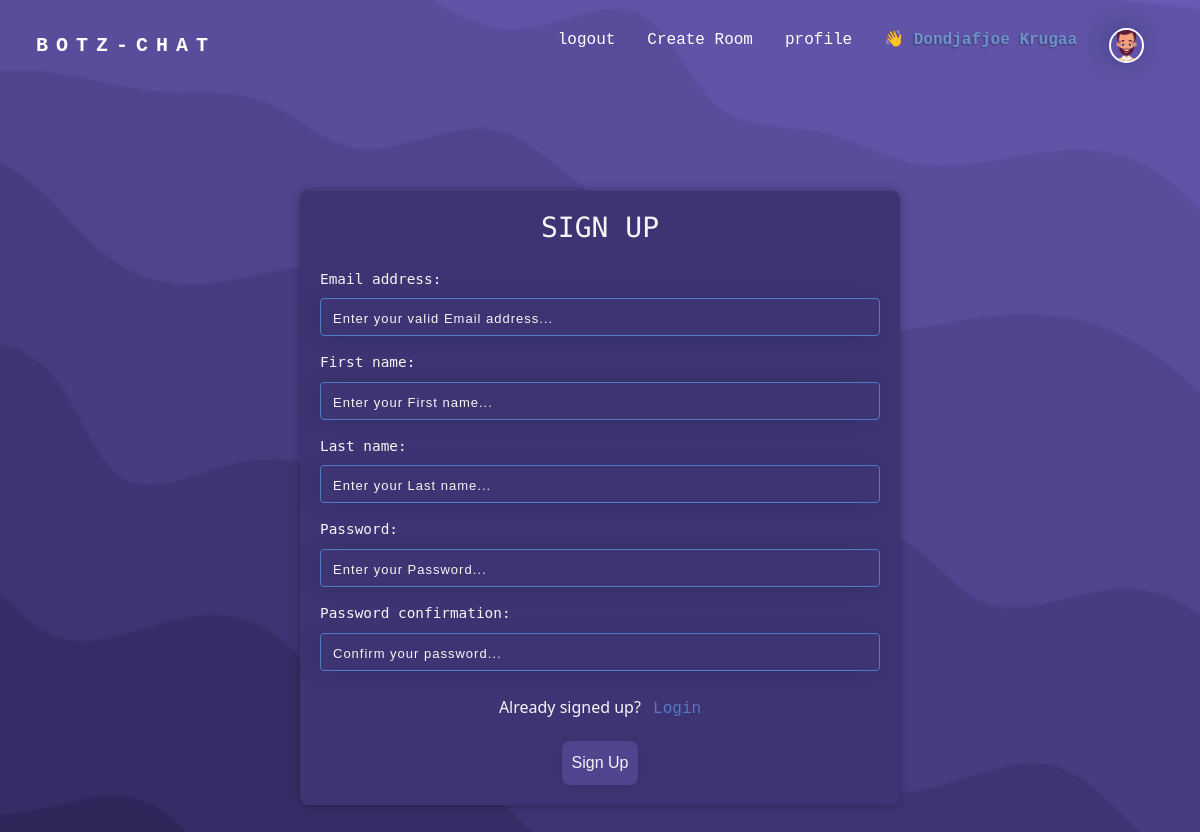
The page /registration/ (signed in) on the database its author committed.
### base/models.py (models this page shows, shortened)
class User(AbstractUser):
    username = None
    email = models.EmailField(_("email address"), unique=True)
    avatar = models.ForeignKey(Avatar,on_delete=models.SET_DEFAULT, default="10", null=True, blank=True)
    bio = models.TextField(null=True, blank=True)
    USERNAME_FIELD = 'email'
    REQUIRED_FIELDS = []
    objects = CustomUserManager()

class Avatar(models.Model):
    image = models.ImageField( upload_to='images/' )

### base/views.py (the view, shortened to what this page needs)
# urls.py: path('registration/', views.registration, name= 'registration'),
def registration(request):
    form = Register()
    return render(request, 'base/login_register.html', {'form': form})

### base/forms.py
class Register(UserCreationForm):
    class Meta:
        model = User
        fields = ['email', 'first_name', 'last_name', 'password1', 'password2']
    def __init__(self, *args, **kwargs):
        super(Register, self).__init__(*args, **kwargs)
        self.fields['email'].widget.attrs.update({'class': 'form-control', 'placeholder': 'Enter your valid Email address...'})
        self.fields['first_name'].widget.attrs.update({'class': 'form-control', 'placeholder': 'Enter your First name...'})
        self.fields['last_name'].widget.attrs.update({'class': 'form-control', 'placeholder': 'Enter your Last name...'})
        self.fields['password1'].widget.attrs.update({'class': 'form-control', 'placeholder': 'Enter your Password...'})
        self.fields['first_name'].error_messages = {
            'required': 'This field is required.',
            'invalid': 'Enter a valid value.',
        }
        self.fields['password2'].widget.attrs.update({'class': 'form-control', 'placeholder': 'Confirm your password...'})

### base/templates/base/login_register.html (shortened to what this page needs)
{% extends 'base.html' %}
{% load static %}
{% block content %}
<main>
    {% if page == 'login' %}
    <div class=" mb-5 form-container login-container container">
        <h3 class="text-uppercase">Login</h3>
        <form method="POST" action="">
          {% csrf_token %}
            <label for="Email">Email</label>
            <div class="input-group  mt-1 mb-2">
                <span class="input-group-text icon-input"><i class="bi bi-envelope-at"></i></span>
                <input type="email" class="form-control" name="email" placeholder="Enter your email...">
            </div>
            <label for="loginPassword">Password</label>
            <div class="input-group  mt-1 mb-2">
                <span class="input-group-text icon-input"><i class="bi bi-key"></i></span>
                <input type="password" class="form-control" name="password" placeholder="Enter your password...">
            </div>
            <button class="mt-4" type="submit">Sign In</button>
        </form>
    </div>
    {% else %}
    <div class=" mb-5 form-container signup-container container-sm">
        <h3 class="text-uppercase">Sign Up</h3>
        <form method="POST" action="">
            <label for="signupUsername">{{form.email.label}}:</label>
            {{form.email}}
            <label for="signupEmail">{{form.first_name.label}}:</label>
            {{form.first_name}}
            <label for="signupPassword">{{form.last_name.label}}:</label>
            {{form.last_name}}
            <label for="signupPassword">{{form.password1.label}}:</label>
            {{form.password1}}
            <label for="signupPassword">{{form.password2.label}}:</label>
            {{form.password2}}
            <p class="mt-4">Already signed up?
              <a style="color: #4f7cc2;" class="ms-2" href="{% url 'login' %}">Login</a></p>
            <button class="mt-1" type="submit">Sign Up</button>
        </form>
    </div>
    {% endif %}
</main>
{% endblock %}

### templates/navbar.html (shortened to what this page needs)
{% load static %}
<header>
    <nav class="navbar navbar-expand-md navbar-light background">
      <div class="container-xxl">
        <a class="navbar-brand ms-4" href="{%url 'home' %}">
          <span style="letter-spacing: 8px;" class="fw-bold nav-text-color text-uppercase">botz-chat</span>
        </a>
        <div class=" ms-4 collapse navbar-collapse justify-content-end me-4 " id="navbarText">
          <ul class="navbar-nav ">
              {% if user.is_authenticated %}
              <li class="nav-item">
                  <a class="nav-link" href="{% url 'logout' %}">logout</a>
                </li>
                <li class="nav-item">
                    <a class="nav-link" href="{% url 'create_room' %}">Create Room</a>
                </li>
                <li class="nav-item ">
                  <a class="nav-link active " aria-current="page" href="{%url 'profile' request.user.id %}">profile</a>
                </li>
                <li class="nav-item disabled">
                    <a class="nav-link disabled text-capitalize" href="#">👋 <span style="color: #7192c6;
                      text-shadow: -1px 1px 2px rgba(17,41,79,0.59);" class="text-capitalize fw-bold">{{request.user.first_name}} {{request.user.last_name}}</span> </a>
                </li>
            {% endif %}
            {% if user.is_authenticated %}
            <li class="nav-item">
              <a class="nav-link" href="{%url 'profile' request.user.id %}" tabindex="-1" aria-disabled="true"><img class="profile-img align-self-center"
                  src="{{ request.user.avatar.image.url }}" alt="img for{{request.user.first_name}}"></a>
            </li>
            {% endif %}
          </ul>
        </div>
      </div>
    </nav>
  </header>

### static/css/style.css (style rules this page uses)
body { background-image: url('../img/wickedbackground.png'); background-size: cover; background-repeat: no-repeat; background-position: center; background-attachment: fixed; color: whitesmoke; scroll-behavior: smooth; opacity: 0; animation: fadeIn 1s ease-in-out forwards; }
.nav-text-color { color: #fff !important; }
.navbar-nav .nav-link { color: #fff !important; }
h3, h4, h5, h6 { font-family: 'Nova Mono', sans-serif; }
ul { padding: 0.25rem; }
li { display: flex; justify-content: space-between; padding: 0; margin: 0.5rem; list-style-type: none; }
a, span { text-decoration: none; color: whitesmoke; font-family: monospace; }
.profile-img { width: 35px ; height: 35px; border-radius: 50%; object-fit: cover; border: 2px solid #fff; box-shadow: -4px -2px 32px -5px rgba(17,41,79,0.83); -webkit-box-shadow: -4px -2px 32px -5px rgba(17,41,79,0.83); -moz-box-shadow: -4px -2px 32px -5px rgba(17,41,79,0.83); }
input, textarea, .icon-input { background-color: #3f3473 !important; border: 1px solid #4f7cc2 !important; color: whitesmoke !important; box-shadow: -5px 1px 22px -8px rgba(17,41,79,0.8); -webkit-box-shadow: -5px 1px 22px -8px rgba(17,41,79,0.8); -moz-box-shadow: -5px 1px 22px -8px rgba(17,41,79,0.8); }
input::placeholder { color: whitesmoke !important; letter-spacing: 1px; font-family: 'Monteserrat', sans-serif; font-size: small; }
button { background: #50448e !important; border: none !important; font-family: 'Montsserat', sans-serif;; }
.form-container { max-width: 50%; margin: 0 auto; text-align: start; background-color: #3f3473; border-radius: 8px; box-shadow: 0 0 10px rgba(0, 0, 0, 0.3); color: whitesmoke; padding: 20px; margin-top: 100px; }
.form-container label { display: block; margin-bottom: 8px; color: whitesmoke; text-align: left; font-family: 'monospace', sans-serif; padding-top: 1rem; font-size: 0.9rem; }
.form-container button { background: #50448e !important; box-shadow: 0 0 10px rgba(0, 0, 0, 0.1); border: none !important; color: whitesmoke; padding: 10px; cursor: pointer; border-radius: 0.5rem; }
.signup-container { text-align: center; }

### rows shown on the page
User: user.first_name "Dondjafjoe", user.last_name "Krugaa", user.avatar.image (picture)
